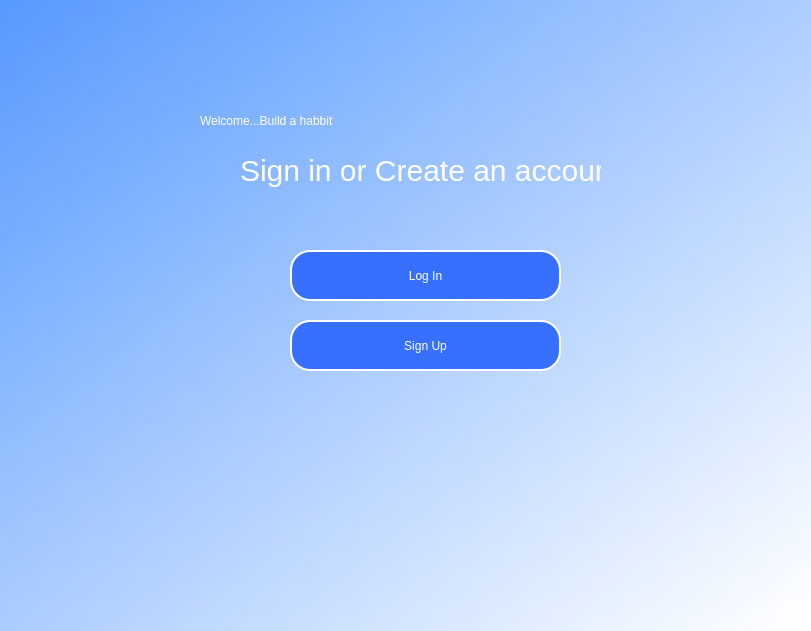
<?xml version="1.0" encoding="UTF-8"?>
<ui version="4.0">
 <class>Dialog</class>
 <widget class="QDialog" name="Dialog">
  <property name="geometry">
   <rect>
    <x>0</x>
    <y>0</y>
    <width>811</width>
    <height>631</height>
   </rect>
  </property>
  <property name="windowTitle">
   <string>Dialog</string>
  </property>
  <property name="sizeGripEnabled">
   <bool>false</bool>
  </property>
  <widget class="QWidget" name="bgwidget" native="true">
   <property name="enabled">
    <bool>true</bool>
   </property>
   <property name="geometry">
    <rect>
     <x>0</x>
     <y>0</y>
     <width>811</width>
     <height>631</height>
    </rect>
   </property>
   <property name="styleSheet">
    <string notr="true">QWidget#bgwidget{
background-color: qlineargradient(spread:pad, x1:0, y1:0, x2:1, y2:0.983, stop:0 rgba(86, 153, 255, 255), stop:1 rgba(255, 255, 255, 255))
}</string>
   </property>
   <widget class="QLabel" name="label">
    <property name="geometry">
     <rect>
      <x>200</x>
      <y>100</y>
      <width>461</width>
      <height>41</height>
     </rect>
    </property>
    <property name="styleSheet">
     <string notr="true">color : white ;
font: 40pt &quot;Ubuntu&quot;;</string>
    </property>
    <property name="text">
     <string>Welcome...Build a habbit</string>
    </property>
   </widget>
   <widget class="QLabel" name="label_2">
    <property name="geometry">
     <rect>
      <x>240</x>
      <y>140</y>
      <width>361</width>
      <height>61</height>
     </rect>
    </property>
    <property name="styleSheet">
     <string notr="true">color: white;
font: 30px;</string>
    </property>
    <property name="text">
     <string>Sign in or Create an account</string>
    </property>
   </widget>
   <widget class="QPushButton" name="login">
    <property name="geometry">
     <rect>
      <x>290</x>
      <y>250</y>
      <width>271</width>
      <height>51</height>
     </rect>
    </property>
    <property name="styleSheet">
     <string notr="true">background-color:rgb(55, 112, 255);
color:rgb(255, 255, 255);
font: 25pt &quot;Ubuntu&quot;;
border-style: outset;
border-width: 2px;
border-radius: 20px;
border-color: white;
</string>
    </property>
    <property name="text">
     <string>Log In</string>
    </property>
   </widget>
   <widget class="QPushButton" name="signUp">
    <property name="geometry">
     <rect>
      <x>290</x>
      <y>320</y>
      <width>271</width>
      <height>51</height>
     </rect>
    </property>
    <property name="styleSheet">
     <string notr="true">background-color:rgb(55, 112, 255);
color:rgb(255, 255, 255);
font: 25pt &quot;Ubuntu&quot;;
border-style: outset;
border-width: 2px;
border-radius: 20px;
border-color: white;
</string>
    </property>
    <property name="text">
     <string>Sign Up</string>
    </property>
   </widget>
  </widget>
 </widget>
 <resources/>
 <connections/>
</ui>
